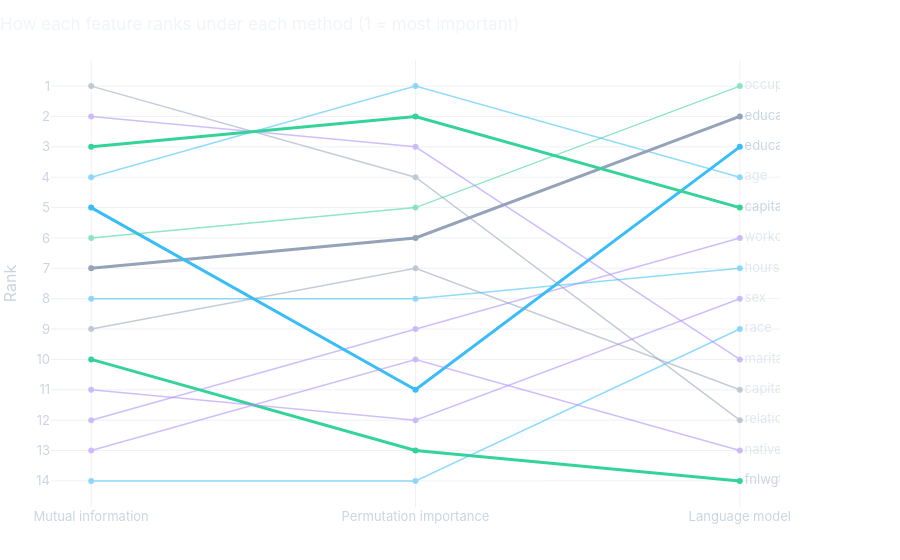

Notebook source saved alongside this figure:
### Markdown cell above
Hover over any bar to read the AI's reasoning. Two things to check against the traps from Section 1: what did it give `fnlwgt`, the bookkeeping column, and did it notice that `education` and `education.num` are the same thing?

## 6. Comparing the rankings

Each method scores features on its own scale, so the fair comparison is by **rank**: 1 for the feature a method likes most, 14 for the one it likes least. The chart below follows each feature across the three methods. Flat lines mean the methods agree; steep lines mean they disagree. A few lines are drawn bolder to make them easier to follow.

### Code cell
rankings = pd.DataFrame({
    "Mutual information": mi.rank(ascending=False),
    "Permutation importance": pi["mean"].rank(ascending=False),
    "Language model": llm["mean"].rank(ascending=False, method="first"),
}).loc[FEATURES]

methods = list(rankings.columns)
bump = go.Figure()
for feature, row in rankings.iterrows():
    highlight = feature in ("fnlwgt", "education", "education.num", "capital.gain")
    bump.add_trace(go.Scatter(
        x=methods, y=row.values, mode="lines+markers+text", name=feature,
        text=["", "", feature], textposition="middle right",
        line=dict(width=3 if highlight else 1.5),
        opacity=1 if highlight else 0.55,
        hovertemplate=f"<b>{feature}</b><br>%{{x}}: rank %{{y:.0f}}<extra></extra>",
    ))
bump.update_layout(
    title="How each feature ranks under each method (1 = most important)",
    yaxis=dict(autorange="reversed", title="Rank", dtick=1),
    xaxis=dict(title=""), showlegend=False, height=560, margin=dict(r=120),
)
bump.show()

### Figure 1 — Plotly figure (JSON) as saved in the notebook; plotly's stock layout.template omitted (floating-point values rounded to 4 significant figures)
{"data": [{"hovertemplate": "<b>age</b><br>%{x}: rank %{y:.0f}<extra></extra>", "line": {"width": 1.5}, "mode": "lines+markers+text", "name": "age", "opacity": 0.55, "text": ["", "", "age"], "textposition": "middle right", "type": "scatter", "x": ["Mutual information", "Permutation importance", "Language model"], "y": [4.0, 1.0, 4.0]}, {"hovertemplate": "<b>workclass</b><br>%{x}: rank %{y:.0f}<extra></extra>", "line": {"width": 1.5}, "mode": "lines+markers+text", "name": "workclass", "opacity": 0.55, "text": ["", "", "workclass"], "textposition": "middle right", "type": "scatter", "x": ["Mutual information", "Permutation importance", "Language model"], "y": [12.0, 9.0, 6.0]}, {"hovertemplate": "<b>fnlwgt</b><br>%{x}: rank %{y:.0f}<extra></extra>", "line": {"width": 3}, "mode": "lines+markers+text", "name": "fnlwgt", "opacity": 1, "text": ["", "", "fnlwgt"], "textposition": "middle right", "type": "scatter", "x": ["Mutual information", "Permutation importance", "Language model"], "y": [10.0, 13.0, 14.0]}, {"hovertemplate": "<b>education</b><br>%{x}: rank %{y:.0f}<extra></extra>", "line": {"width": 3}, "mode": "lines+markers+text", "name": "education", "opacity": 1, "text": ["", "", "education"], "textposition": "middle right", "type": "scatter", "x": ["Mutual information", "Permutation importance", "Language model"], "y": [7.0, 6.0, 2.0]}, {"hovertemplate": "<b>education.num</b><br>%{x}: rank %{y:.0f}<extra></extra>", "line": {"width": 3}, "mode": "lines+markers+text", "name": "education.num", "opacity": 1, "text": ["", "", "education.num"], "textposition": "middle right", "type": "scatter", "x": ["Mutual information", "Permutation importance", "Language model"], "y": [5.0, 11.0, 3.0]}, {"hovertemplate": "<b>marital.status</b><br>%{x}: rank %{y:.0f}<extra></extra>", "line": {"width": 1.5}, "mode": "lines+markers+text", "name": "marital.status", "opacity": 0.55, "text": ["", "", "marital.status"], "textposition": "middle right", "type": "scatter", "x": ["Mutual information", "Permutation importance", "Language model"], "y": [2.0, 3.0, 10.0]}, {"hovertemplate": "<b>occupation</b><br>%{x}: rank %{y:.0f}<extra></extra>", "line": {"width": 1.5}, "mode": "lines+markers+text", "name": "occupation", "opacity": 0.55, "text": ["", "", "occupation"], "textposition": "middle right", "type": "scatter", "x": ["Mutual information", "Permutation importance", "Language model"], "y": [6.0, 5.0, 1.0]}, {"hovertemplate": "<b>relationship</b><br>%{x}: rank %{y:.0f}<extra></extra>", "line": {"width": 1.5}, "mode": "lines+markers+text", "name": "relationship", "opacity": 0.55, "text": ["", "", "relationship"], "textposition": "middle right", "type": "scatter", "x": ["Mutual information", "Permutation importance", "Language model"], "y": [1.0, 4.0, 12.0]}, {"hovertemplate": "<b>race</b><br>%{x}: rank %{y:.0f}<extra></extra>", "line": {"width": 1.5}, "mode": "lines+markers+text", "name": "race", "opacity": 0.55, "text": ["", "", "race"], "textposition": "middle right", "type": "scatter", "x": ["Mutual information", "Permutation importance", "Language model"], "y": [14.0, 14.0, 9.0]}, {"hovertemplate": "<b>sex</b><br>%{x}: rank %{y:.0f}<extra></extra>", "line": {"width": 1.5}, "mode": "lines+markers+text", "name": "sex", "opacity": 0.55, "text": ["", "", "sex"], "textposition": "middle right", "type": "scatter", "x": ["Mutual information", "Permutation importance", "Language model"], "y": [11.0, 12.0, 8.0]}, {"hovertemplate": "<b>capital.gain</b><br>%{x}: rank %{y:.0f}<extra></extra>", "line": {"width": 3}, "mode": "lines+markers+text", "name": "capital.gain", "opacity": 1, "text": ["", "", "capital.gain"], "textposition": "middle right", "type": "scatter", "x": ["Mutual information", "Permutation importance", "Language model"], "y": [3.0, 2.0, 5.0]}, {"hovertemplate": "<b>capital.loss</b><br>%{x}: rank %{y:.0f}<extra></extra>", "line": {"width": 1.5}, "mode": "lines+markers+text", "name": "capital.loss", "opacity": 0.55, "text": ["", "", "capital.loss"], "textposition": "middle right", "type": "scatter", "x": ["Mutual information", "Permutation importance", "Language model"], "y": [9.0, 7.0, 11.0]}, {"hovertemplate": "<b>hours.per.week</b><br>%{x}: rank %{y:.0f}<extra></extra>", "line": {"width": 1.5}, "mode": "lines+markers+text", "name": "hours.per.week", "opacity": 0.55, "text": ["", "", "hours.per.week"], "textposition": "middle right", "type": "scatter", "x": ["Mutual information", "Permutation importance", "Language model"], "y": [8.0, 8.0, 7.0]}, {"hovertemplate": "<b>native.country</b><br>%{x}: rank %{y:.0f}<extra></extra>", "line": {"width": 1.5}, "mode": "lines+markers+text", "name": "native.country", "opacity": 0.55, "text": ["", "", "native.country"], "textposition": "middle right", "type": "scatter", "x": ["Mutual information", "Permutation importance", "Language model"], "y": [13.0, 10.0, 13.0]}], "layout": {"height": 560, "margin": {"r": 120}, "showlegend": false, "title": {"text": "How each feature ranks under each method (1 = most important)"}, "xaxis": {"title": {"text": ""}}, "yaxis": {"autorange": "reversed", "dtick": 1, "title": {"text": "Rank"}}}}
